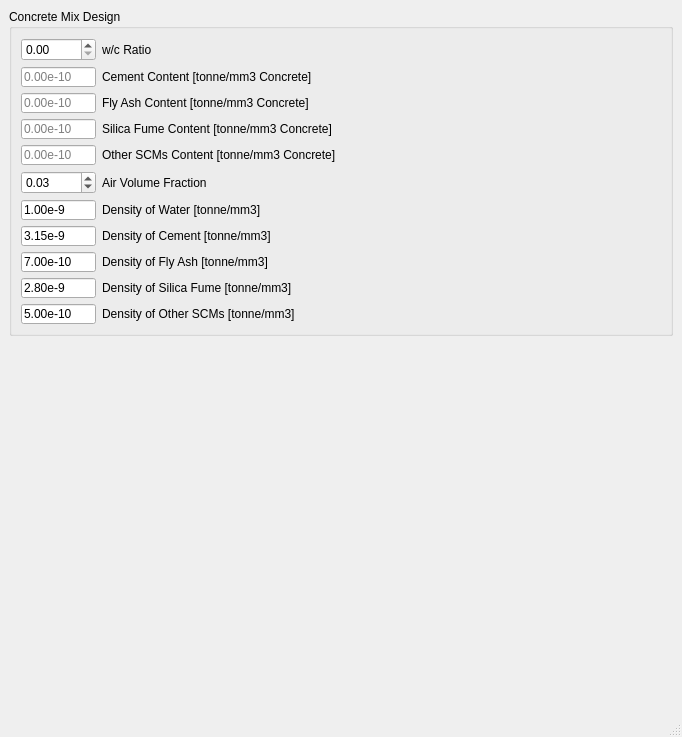
<?xml version="1.0" encoding="UTF-8"?>
<ui version="4.0">
 <class>MainWindow</class>
 <widget class="QMainWindow" name="MainWindow">
  <property name="geometry">
   <rect>
    <x>0</x>
    <y>0</y>
    <width>682</width>
    <height>737</height>
   </rect>
  </property>
  <property name="sizePolicy">
   <sizepolicy hsizetype="Expanding" vsizetype="Preferred">
    <horstretch>0</horstretch>
    <verstretch>0</verstretch>
   </sizepolicy>
  </property>
  <property name="windowTitle">
   <string>MainWindow</string>
  </property>
  <widget class="QWidget" name="centralwidget">
   <property name="sizePolicy">
    <sizepolicy hsizetype="Expanding" vsizetype="Expanding">
     <horstretch>0</horstretch>
     <verstretch>0</verstretch>
    </sizepolicy>
   </property>
   <layout class="QGridLayout" name="gridLayout_2">
    <item row="0" column="0">
     <widget class="QGroupBox" name="groupBox">
      <property name="title">
       <string>Concrete Mix Design</string>
      </property>
      <layout class="QVBoxLayout" name="verticalLayout">
       <item>
        <layout class="QHBoxLayout" name="horizontalLayout">
         <item>
          <widget class="QDoubleSpinBox" name="wcRatio">
           <property name="sizePolicy">
            <sizepolicy hsizetype="Fixed" vsizetype="Fixed">
             <horstretch>0</horstretch>
             <verstretch>0</verstretch>
            </sizepolicy>
           </property>
           <property name="minimumSize">
            <size>
             <width>75</width>
             <height>0</height>
            </size>
           </property>
           <property name="suffix">
            <string/>
           </property>
          </widget>
         </item>
         <item>
          <widget class="QLabel" name="label_6">
           <property name="text">
            <string>w/c Ratio</string>
           </property>
          </widget>
         </item>
        </layout>
       </item>
       <item>
        <layout class="QHBoxLayout" name="horizontalLayout_2">
         <item>
          <widget class="QLineEdit" name="cementContent">
           <property name="minimumSize">
            <size>
             <width>75</width>
             <height>20</height>
            </size>
           </property>
           <property name="maximumSize">
            <size>
             <width>75</width>
             <height>20</height>
            </size>
           </property>
           <property name="text">
            <string/>
           </property>
           <property name="placeholderText">
            <string>0.00e-10</string>
           </property>
          </widget>
         </item>
         <item>
          <widget class="QLabel" name="label_7">
           <property name="text">
            <string>Cement Content [tonne/mm3 Concrete]</string>
           </property>
          </widget>
         </item>
        </layout>
       </item>
       <item>
        <layout class="QHBoxLayout" name="horizontalLayout_9">
         <item>
          <widget class="QLineEdit" name="flyashContent">
           <property name="enabled">
            <bool>true</bool>
           </property>
           <property name="minimumSize">
            <size>
             <width>75</width>
             <height>20</height>
            </size>
           </property>
           <property name="maximumSize">
            <size>
             <width>75</width>
             <height>20</height>
            </size>
           </property>
           <property name="text">
            <string/>
           </property>
           <property name="placeholderText">
            <string>0.00e-10</string>
           </property>
          </widget>
         </item>
         <item>
          <widget class="QLabel" name="label_11">
           <property name="enabled">
            <bool>true</bool>
           </property>
           <property name="text">
            <string>Fly Ash Content [tonne/mm3 Concrete]</string>
           </property>
          </widget>
         </item>
        </layout>
       </item>
       <item>
        <layout class="QHBoxLayout" name="horizontalLayout_10">
         <item>
          <widget class="QLineEdit" name="silicaContent">
           <property name="enabled">
            <bool>true</bool>
           </property>
           <property name="minimumSize">
            <size>
             <width>75</width>
             <height>20</height>
            </size>
           </property>
           <property name="maximumSize">
            <size>
             <width>75</width>
             <height>20</height>
            </size>
           </property>
           <property name="text">
            <string/>
           </property>
           <property name="placeholderText">
            <string>0.00e-10</string>
           </property>
          </widget>
         </item>
         <item>
          <widget class="QLabel" name="label_12">
           <property name="enabled">
            <bool>true</bool>
           </property>
           <property name="text">
            <string>Silica Fume Content [tonne/mm3 Concrete]</string>
           </property>
          </widget>
         </item>
        </layout>
       </item>
       <item>
        <layout class="QHBoxLayout" name="horizontalLayout_11">
         <item>
          <widget class="QLineEdit" name="scmContent">
           <property name="enabled">
            <bool>true</bool>
           </property>
           <property name="minimumSize">
            <size>
             <width>75</width>
             <height>20</height>
            </size>
           </property>
           <property name="maximumSize">
            <size>
             <width>75</width>
             <height>20</height>
            </size>
           </property>
           <property name="text">
            <string/>
           </property>
           <property name="placeholderText">
            <string>0.00e-10</string>
           </property>
          </widget>
         </item>
         <item>
          <widget class="QLabel" name="label_13">
           <property name="enabled">
            <bool>true</bool>
           </property>
           <property name="text">
            <string>Other SCMs Content [tonne/mm3 Concrete]</string>
           </property>
          </widget>
         </item>
        </layout>
       </item>
       <item>
        <layout class="QHBoxLayout" name="horizontalLayout_3">
         <item>
          <widget class="QDoubleSpinBox" name="airFrac">
           <property name="sizePolicy">
            <sizepolicy hsizetype="Fixed" vsizetype="Fixed">
             <horstretch>0</horstretch>
             <verstretch>0</verstretch>
            </sizepolicy>
           </property>
           <property name="minimumSize">
            <size>
             <width>75</width>
             <height>0</height>
            </size>
           </property>
           <property name="suffix">
            <string/>
           </property>
           <property name="maximum">
            <double>1.000000000000000</double>
           </property>
           <property name="singleStep">
            <double>0.010000000000000</double>
           </property>
           <property name="value">
            <double>0.030000000000000</double>
           </property>
          </widget>
         </item>
         <item>
          <widget class="QLabel" name="label_8">
           <property name="text">
            <string>Air Volume Fraction</string>
           </property>
          </widget>
         </item>
        </layout>
       </item>
       <item>
        <layout class="QHBoxLayout" name="horizontalLayout_6">
         <item>
          <widget class="QLineEdit" name="waterDensity">
           <property name="minimumSize">
            <size>
             <width>75</width>
             <height>20</height>
            </size>
           </property>
           <property name="maximumSize">
            <size>
             <width>75</width>
             <height>20</height>
            </size>
           </property>
           <property name="text">
            <string>1.00e-9</string>
           </property>
           <property name="placeholderText">
            <string>1.00e-9</string>
           </property>
          </widget>
         </item>
         <item>
          <widget class="QLabel" name="label_15">
           <property name="text">
            <string>Density of Water [tonne/mm3]</string>
           </property>
          </widget>
         </item>
        </layout>
       </item>
       <item>
        <layout class="QHBoxLayout" name="horizontalLayout_7">
         <item>
          <widget class="QLineEdit" name="cementDensity">
           <property name="minimumSize">
            <size>
             <width>75</width>
             <height>20</height>
            </size>
           </property>
           <property name="maximumSize">
            <size>
             <width>75</width>
             <height>20</height>
            </size>
           </property>
           <property name="text">
            <string>3.15e-9</string>
           </property>
           <property name="placeholderText">
            <string>3.15e-9</string>
           </property>
          </widget>
         </item>
         <item>
          <widget class="QLabel" name="label_16">
           <property name="text">
            <string>Density of Cement [tonne/mm3]</string>
           </property>
          </widget>
         </item>
        </layout>
       </item>
       <item>
        <layout class="QHBoxLayout" name="horizontalLayout_12">
         <item>
          <widget class="QLineEdit" name="flyashDensity">
           <property name="enabled">
            <bool>true</bool>
           </property>
           <property name="minimumSize">
            <size>
             <width>75</width>
             <height>20</height>
            </size>
           </property>
           <property name="maximumSize">
            <size>
             <width>75</width>
             <height>20</height>
            </size>
           </property>
           <property name="text">
            <string>7.00e-10</string>
           </property>
           <property name="placeholderText">
            <string>3.15e-9</string>
           </property>
          </widget>
         </item>
         <item>
          <widget class="QLabel" name="label_18">
           <property name="enabled">
            <bool>true</bool>
           </property>
           <property name="text">
            <string>Density of Fly Ash [tonne/mm3]</string>
           </property>
          </widget>
         </item>
        </layout>
       </item>
       <item>
        <layout class="QHBoxLayout" name="horizontalLayout_13">
         <item>
          <widget class="QLineEdit" name="silicaDensity">
           <property name="enabled">
            <bool>true</bool>
           </property>
           <property name="minimumSize">
            <size>
             <width>75</width>
             <height>20</height>
            </size>
           </property>
           <property name="maximumSize">
            <size>
             <width>75</width>
             <height>20</height>
            </size>
           </property>
           <property name="text">
            <string>2.80e-9</string>
           </property>
           <property name="placeholderText">
            <string>3.15e-9</string>
           </property>
          </widget>
         </item>
         <item>
          <widget class="QLabel" name="label_19">
           <property name="enabled">
            <bool>true</bool>
           </property>
           <property name="text">
            <string>Density of Silica Fume [tonne/mm3]</string>
           </property>
          </widget>
         </item>
        </layout>
       </item>
       <item>
        <layout class="QHBoxLayout" name="horizontalLayout_14">
         <item>
          <widget class="QLineEdit" name="scmDensity">
           <property name="enabled">
            <bool>true</bool>
           </property>
           <property name="minimumSize">
            <size>
             <width>75</width>
             <height>20</height>
            </size>
           </property>
           <property name="maximumSize">
            <size>
             <width>75</width>
             <height>20</height>
            </size>
           </property>
           <property name="text">
            <string>5.00e-10</string>
           </property>
           <property name="placeholderText">
            <string>3.15e-9</string>
           </property>
          </widget>
         </item>
         <item>
          <widget class="QLabel" name="label_20">
           <property name="enabled">
            <bool>true</bool>
           </property>
           <property name="text">
            <string>Density of Other SCMs [tonne/mm3]</string>
           </property>
          </widget>
         </item>
        </layout>
       </item>
      </layout>
     </widget>
    </item>
    <item row="1" column="0">
     <spacer name="spacer">
      <property name="orientation">
       <enum>Qt::Vertical</enum>
      </property>
      <property name="sizeType">
       <enum>QSizePolicy::Expanding</enum>
      </property>
      <property name="sizeHint" stdset="0">
       <size>
        <width>20</width>
        <height>84</height>
       </size>
      </property>
     </spacer>
    </item>
   </layout>
  </widget>
  <widget class="QMenuBar" name="menubar">
   <property name="geometry">
    <rect>
     <x>0</x>
     <y>0</y>
     <width>682</width>
     <height>21</height>
    </rect>
   </property>
  </widget>
  <widget class="QStatusBar" name="statusbar"/>
 </widget>
 <resources/>
 <connections/>
</ui>
